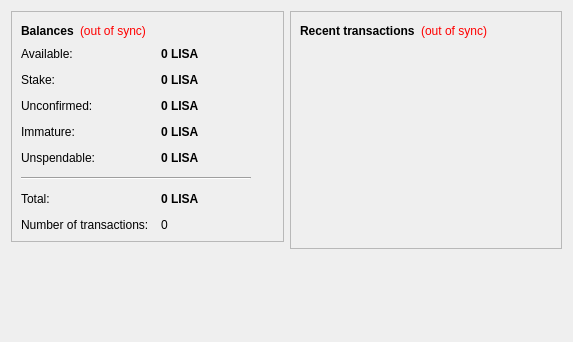
<?xml version="1.0" encoding="UTF-8"?>
<ui version="4.0">
 <class>OverviewPage</class>
 <widget class="QWidget" name="OverviewPage">
  <property name="geometry">
   <rect>
    <x>0</x>
    <y>0</y>
    <width>573</width>
    <height>342</height>
   </rect>
  </property>
  <property name="windowTitle">
   <string>Form</string>
  </property>
  <layout class="QHBoxLayout" name="horizontalLayout" stretch="1,1">
   <item>
    <layout class="QVBoxLayout" name="verticalLayout_2">
     <item>
      <widget class="QFrame" name="frame">
       <property name="frameShape">
        <enum>QFrame::StyledPanel</enum>
       </property>
       <property name="frameShadow">
        <enum>QFrame::Raised</enum>
       </property>
       <layout class="QVBoxLayout" name="verticalLayout_4">
        <item>
         <layout class="QHBoxLayout" name="horizontalLayout_4">
          <item>
           <widget class="QLabel" name="label_5">
            <property name="font">
             <font>
              <weight>75</weight>
              <bold>true</bold>
             </font>
            </property>
            <property name="text">
             <string>Balances</string>
            </property>
           </widget>
          </item>
          <item>
           <widget class="QLabel" name="labelWalletStatus">
            <property name="toolTip">
             <string>The displayed information may be out of date. Your wallet automatically synchronizes with the LisaCoin network after a connection is established, but this process has not completed yet.</string>
            </property>
            <property name="styleSheet">
             <string notr="true">QLabel { color: red; }</string>
            </property>
            <property name="text">
             <string notr="true">(out of sync)</string>
            </property>
            <property name="alignment">
             <set>Qt::AlignLeading|Qt::AlignLeft|Qt::AlignVCenter</set>
            </property>
           </widget>
          </item>
          <item>
           <spacer name="horizontalSpacer_2">
            <property name="orientation">
             <enum>Qt::Horizontal</enum>
            </property>
            <property name="sizeHint" stdset="0">
             <size>
              <width>40</width>
              <height>20</height>
             </size>
            </property>
           </spacer>
          </item>
         </layout>
        </item>
        <item>
         <layout class="QFormLayout" name="formLayout_2">
          <property name="fieldGrowthPolicy">
           <enum>QFormLayout::AllNonFixedFieldsGrow</enum>
          </property>
          <property name="horizontalSpacing">
           <number>12</number>
          </property>
          <property name="verticalSpacing">
           <number>12</number>
          </property>
          <item row="0" column="0">
           <widget class="QLabel" name="labelAvailableText">
            <property name="toolTip">
             <string>Your current available balance</string>
            </property>
            <property name="text">
             <string>Available:</string>
            </property>
           </widget>
          </item>
          <item row="0" column="1">
           <widget class="QLabel" name="labelAvailable">
            <property name="font">
             <font>
              <weight>75</weight>
              <bold>true</bold>
             </font>
            </property>
            <property name="cursor">
             <cursorShape>IBeamCursor</cursorShape>
            </property>
            <property name="toolTip">
             <string>Your current available balance</string>
            </property>
            <property name="text">
             <string notr="true">0 LISA</string>
            </property>
            <property name="alignment">
             <set>Qt::AlignLeading|Qt::AlignLeft|Qt::AlignVCenter</set>
            </property>
            <property name="textInteractionFlags">
             <set>Qt::LinksAccessibleByMouse|Qt::TextSelectableByKeyboard|Qt::TextSelectableByMouse</set>
            </property>
           </widget>
          </item>
          <item row="1" column="0">
           <widget class="QLabel" name="label_6">
            <property name="toolTip">
             <string>Total of coins that was staked, and do not yet count toward the current balance</string>
            </property>
            <property name="text">
             <string>Stake:</string>
            </property>
           </widget>
          </item>
          <item row="1" column="1">
           <widget class="QLabel" name="labelStake">
            <property name="font">
             <font>
              <weight>75</weight>
              <bold>true</bold>
             </font>
            </property>
            <property name="cursor">
             <cursorShape>IBeamCursor</cursorShape>
            </property>
            <property name="toolTip">
             <string>Total of coins that was staked, and do not yet count toward the current balance</string>
            </property>
            <property name="text">
             <string notr="true">0 LISA</string>
            </property>
            <property name="alignment">
             <set>Qt::AlignLeading|Qt::AlignLeft|Qt::AlignVCenter</set>
            </property>
            <property name="textInteractionFlags">
             <set>Qt::LinksAccessibleByMouse|Qt::TextSelectableByKeyboard|Qt::TextSelectableByMouse</set>
            </property>
           </widget>
          </item>
          <item row="2" column="0">
           <widget class="QLabel" name="label_3">
            <property name="toolTip">
             <string>Total of transactions that have yet to be confirmed, and do not yet count toward the current balance</string>
            </property>
            <property name="text">
             <string>Unconfirmed:</string>
            </property>
           </widget>
          </item>
          <item row="2" column="1">
           <widget class="QLabel" name="labelUnconfirmed">
            <property name="font">
             <font>
              <weight>75</weight>
              <bold>true</bold>
             </font>
            </property>
            <property name="cursor">
             <cursorShape>IBeamCursor</cursorShape>
            </property>
            <property name="toolTip">
             <string>Total of transactions that have yet to be confirmed, and do not yet count toward the current balance</string>
            </property>
            <property name="text">
             <string notr="true">0 LISA</string>
            </property>
            <property name="alignment">
             <set>Qt::AlignLeading|Qt::AlignLeft|Qt::AlignVCenter</set>
            </property>
            <property name="textInteractionFlags">
             <set>Qt::LinksAccessibleByMouse|Qt::TextSelectableByKeyboard|Qt::TextSelectableByMouse</set>
            </property>
           </widget>
          </item>
          <item row="3" column="0">
           <widget class="QLabel" name="labelImmatureText">
            <property name="toolTip">
             <string>Mined balance that has not yet matured</string>
            </property>
            <property name="text">
             <string>Immature:</string>
            </property>
           </widget>
          </item>
          <item row="3" column="1">
           <widget class="QLabel" name="labelImmature">
            <property name="font">
             <font>
              <weight>75</weight>
              <bold>true</bold>
             </font>
            </property>
            <property name="toolTip">
             <string>Mined balance that has not yet matured</string>
            </property>
            <property name="text">
             <string notr="true">0 LISA</string>
            </property>
            <property name="alignment">
             <set>Qt::AlignLeading|Qt::AlignLeft|Qt::AlignVCenter</set>
            </property>
            <property name="textInteractionFlags">
             <set>Qt::LinksAccessibleByMouse|Qt::TextSelectableByKeyboard|Qt::TextSelectableByMouse</set>
            </property>
           </widget>
          </item>
          <item row="4" column="0">
           <widget class="QLabel" name="labelBalanceWatchOnlyText">
            <property name="toolTip">
             <string>Your unspendable balance</string>
            </property>
            <property name="text">
             <string>Unspendable:</string>
            </property>
           </widget>
          </item>
          <item row="4" column="1">
           <widget class="QLabel" name="labelBalanceWatchOnly">
            <property name="font">
             <font>
              <weight>75</weight>
              <bold>true</bold>
             </font>
            </property>
            <property name="cursor">
             <cursorShape>IBeamCursor</cursorShape>
            </property>
            <property name="toolTip">
             <string>Your unspendable balance</string>
            </property>
            <property name="text">
             <string notr="true">0 LISA</string>
            </property>
            <property name="alignment">
             <set>Qt::AlignLeading|Qt::AlignLeft|Qt::AlignVCenter</set>
            </property>
            <property name="textInteractionFlags">
             <set>Qt::LinksAccessibleByMouse|Qt::TextSelectableByKeyboard|Qt::TextSelectableByMouse</set>
            </property>
           </widget>
          </item>
          <item row="5" column="0" colspan="2">
           <widget class="Line" name="line">
            <property name="maximumSize">
             <size>
              <width>230</width>
              <height>16777215</height>
             </size>
            </property>
            <property name="orientation">
             <enum>Qt::Horizontal</enum>
            </property>
           </widget>
          </item>
          <item row="6" column="0">
           <widget class="QLabel" name="labelTotalText">
            <property name="toolTip">
             <string>Your current total balance</string>
            </property>
            <property name="text">
             <string>Total:</string>
            </property>
           </widget>
          </item>
          <item row="6" column="1">
           <widget class="QLabel" name="labelTotal">
            <property name="font">
             <font>
              <weight>75</weight>
              <bold>true</bold>
             </font>
            </property>
            <property name="toolTip">
             <string>Your current total balance</string>
            </property>
            <property name="text">
             <string notr="true">0 LISA</string>
            </property>
            <property name="alignment">
             <set>Qt::AlignLeading|Qt::AlignLeft|Qt::AlignVCenter</set>
            </property>
            <property name="textInteractionFlags">
             <set>Qt::LinksAccessibleByMouse|Qt::TextSelectableByKeyboard|Qt::TextSelectableByMouse</set>
            </property>
           </widget>
          </item>
          <item row="7" column="0">
           <widget class="QLabel" name="label_2">
            <property name="toolTip">
             <string>Total number of transactions in wallet</string>
            </property>
            <property name="text">
             <string>Number of transactions:</string>
            </property>
           </widget>
          </item>
          <item row="7" column="1">
           <widget class="QLabel" name="labelNumTransactions">
            <property name="toolTip">
             <string>Total number of transactions in wallet</string>
            </property>
            <property name="text">
             <string notr="true">0</string>
            </property>
           </widget>
          </item>
         </layout>
        </item>
       </layout>
      </widget>
     </item>
     <item>
      <spacer name="verticalSpacer">
       <property name="orientation">
        <enum>Qt::Vertical</enum>
       </property>
       <property name="sizeHint" stdset="0">
        <size>
         <width>20</width>
         <height>40</height>
        </size>
       </property>
      </spacer>
     </item>
    </layout>
   </item>
   <item>
    <layout class="QVBoxLayout" name="verticalLayout_3">
     <item>
      <widget class="QFrame" name="frame_2">
       <property name="frameShape">
        <enum>QFrame::StyledPanel</enum>
       </property>
       <property name="frameShadow">
        <enum>QFrame::Raised</enum>
       </property>
       <layout class="QVBoxLayout" name="verticalLayout">
        <item>
         <layout class="QHBoxLayout" name="horizontalLayout_2">
          <item>
           <widget class="QLabel" name="label_4">
            <property name="text">
             <string>&lt;b&gt;Recent transactions&lt;/b&gt;</string>
            </property>
           </widget>
          </item>
          <item>
           <widget class="QLabel" name="labelTransactionsStatus">
            <property name="toolTip">
             <string>The displayed information may be out of date. Your wallet automatically synchronizes with the LisaCoin network after a connection is established, but this process has not completed yet.</string>
            </property>
            <property name="styleSheet">
             <string notr="true">QLabel { color: red; }</string>
            </property>
            <property name="text">
             <string notr="true">(out of sync)</string>
            </property>
            <property name="alignment">
             <set>Qt::AlignRight|Qt::AlignTrailing|Qt::AlignVCenter</set>
            </property>
           </widget>
          </item>
          <item>
           <spacer name="horizontalSpacer">
            <property name="orientation">
             <enum>Qt::Horizontal</enum>
            </property>
            <property name="sizeHint" stdset="0">
             <size>
              <width>40</width>
              <height>20</height>
             </size>
            </property>
           </spacer>
          </item>
         </layout>
        </item>
        <item>
         <widget class="QListView" name="listTransactions">
          <property name="styleSheet">
           <string notr="true">QListView { background: transparent; }</string>
          </property>
          <property name="frameShape">
           <enum>QFrame::NoFrame</enum>
          </property>
          <property name="verticalScrollBarPolicy">
           <enum>Qt::ScrollBarAlwaysOff</enum>
          </property>
          <property name="horizontalScrollBarPolicy">
           <enum>Qt::ScrollBarAlwaysOff</enum>
          </property>
          <property name="selectionMode">
           <enum>QAbstractItemView::NoSelection</enum>
          </property>
         </widget>
        </item>
       </layout>
      </widget>
     </item>
     <item>
      <spacer name="verticalSpacer_2">
       <property name="orientation">
        <enum>Qt::Vertical</enum>
       </property>
       <property name="sizeHint" stdset="0">
        <size>
         <width>20</width>
         <height>40</height>
        </size>
       </property>
      </spacer>
     </item>
    </layout>
   </item>
  </layout>
 </widget>
 <resources/>
 <connections/>
</ui>
